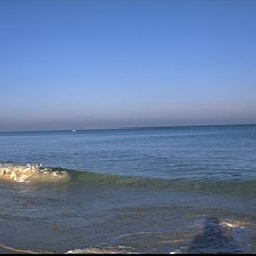
#> input picture 3scenes/coast/coast_art1130.jpg, 256 x 256 px; its folder holds only this picture in this run
$ python classify_images.py
#> lines starting #> are read from the running program, lines starting #| are printed output that depends on the picture
# USAGE
# python classify_images.py
# python classify_images.py --model svm

# import the necessary packages
import cv2
from sklearn.neighbors import KNeighborsClassifier
from sklearn.naive_bayes import GaussianNB
from sklearn.linear_model import LogisticRegression
from sklearn.svm import SVC
from sklearn.tree import DecisionTreeClassifier
from sklearn.ensemble import RandomForestClassifier
from sklearn.neural_network import MLPClassifier
from sklearn.preprocessing import LabelEncoder
from sklearn.model_selection import train_test_split
from sklearn.metrics import classification_report
# from PIL import Image
from imutils import paths
import numpy as np
import argparse
import os

def extract_color_stats(cv2_image):
	# split the input image into its respective RGB color channels
	# and then create a feature vector with 6 values: the mean and
	# standard deviation for each of the 3 channels, respectively
	(B, G, R) = cv2.split(cv2_image)
	features = [np.mean(R), np.mean(G), np.mean(B), np.std(R),
		np.std(G), np.std(B)]

	# return our set of features
	return features

# construct the argument parser and parse the arguments
ap = argparse.ArgumentParser()
ap.add_argument("-d", "--dataset", type=str, default="3scenes",
	help="path to directory containing the '3scenes' dataset")
ap.add_argument("-m", "--model", type=str, default="knn",
	help="type of python machine learning model to use")
args = vars(ap.parse_args())

# define the dictionary of models our script can use, where the key
# to the dictionary is the name of the model (supplied via command
# line argument) and the value is the model itself
models = {
	"knn": KNeighborsClassifier(n_neighbors=1),
	"naive_bayes": GaussianNB(),
	"logit": LogisticRegression(solver="lbfgs", multi_class="auto"),
	"svm": SVC(kernel="linear"),
	"decision_tree": DecisionTreeClassifier(),
	"random_forest": RandomForestClassifier(n_estimators=100),
	"mlp": MLPClassifier()
}

# grab all image paths in the input dataset directory, initialize our
# list of extracted features and corresponding labels
print("[INFO] extracting image features...")
imagePaths = paths.list_images(args["dataset"])
data = []
labels = []

# loop over our input images
for imagePath in imagePaths:
	# load the input image from disk, compute color channel
	# statistics, and then update our data list
	# image = Image.open(imagePath)
	image = cv2.imread(imagePath)
#> image is the input picture: shape (256, 256, 3); mean B, G, R 162.1, 123.5, 99.9
	features = extract_color_stats(image)
#> in extract_color_stats, `(B, G, R) = cv2.split(cv2_image)`:
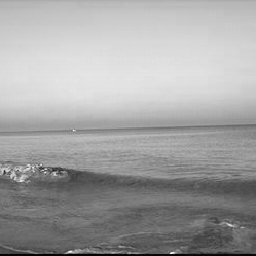
#> B: shape (256, 256); min 0, max 255, mean 162.1
#> in extract_color_stats, `(B, G, R) = cv2.split(cv2_image)`:
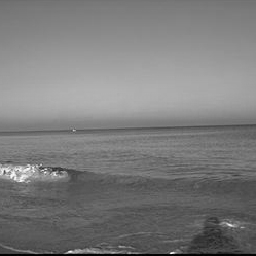
#> G: shape (256, 256); min 0, max 254, mean 123.5
#> in extract_color_stats, `(B, G, R) = cv2.split(cv2_image)`:
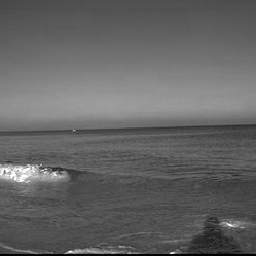
#> R: shape (256, 256); min 0, max 255, mean 99.9
#> in extract_color_stats, `features = [np.mean(R), np.mean(G), np.mean(B), np.std(R), np.std(G), ..`: features = [99.95, 123.5, 162.1, 28.51, 32.28, 49.89]
#> features = [99.95, 123.5, 162.1, 28.51, 32.28, 49.89]
	data.append(features)

	# extract the class label from the file path and update the
	# labels list
	label = imagePath.split(os.path.sep)[-2]
	labels.append(label)
#> pass 2 of the loop `for imagePath in imagePaths:`:
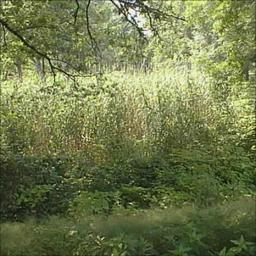
#> input picture 3scenes/forest/forest_bost101.jpg, 256 x 256 px
#> image is the input picture: shape (256, 256, 3); mean B, G, R 75.8, 120.2, 111.1
#> in extract_color_stats (call 2), `(B, G, R) = cv2.split(cv2_image)`:
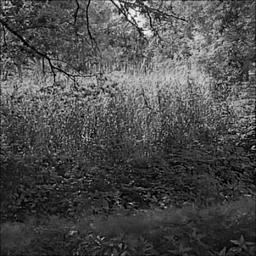
#> B: shape (256, 256); min 0, max 255, mean 75.8
#> in extract_color_stats (call 2), `(B, G, R) = cv2.split(cv2_image)`:
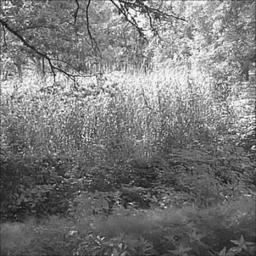
#> G: shape (256, 256); min 5, max 255, mean 120.2
#> in extract_color_stats (call 2), `features = [np.mean(R), np.mean(G), np.mean(B), np.std(R), np.std(G), ..`: features = [111.1, 120.2, 75.76, 50.95, 49.52, 42.95]

# encode the labels, converting them from strings to integers
le = LabelEncoder()
labels = le.fit_transform(labels)

# perform a training and testing split, using 75% of the data for
# training and 25% for evaluation
(trainX, testX, trainY, testY) = train_test_split(data, labels,
	test_size=0.25)
#> trainX = [[99.95, 123.5, 162.1, 28.51, 32.28, 49.89]]; testX = [[111.1, 120.2, 75.76, 50.95, 49.52, 42.95]]; trainY = [0]; testY = [1]

# train the model
print("[INFO] using '{}' model".format(args["model"]))
model = models[args["model"]]
model.fit(trainX, trainY)

# make predictions on our data and show a classification report
print("[INFO] evaluating...")
predictions = model.predict(testX)
#> predictions = [0]
print(classification_report(testY, predictions,
	target_names=le.classes_))
#|               precision    recall  f1-score   support
#|        coast       0.00      0.00      0.00       0.0
#|       forest       0.00      0.00      0.00       1.0
#|     accuracy                           0.00       1.0
#|    macro avg       0.00      0.00      0.00       1.0
#| weighted avg       0.00      0.00      0.00       1.0
